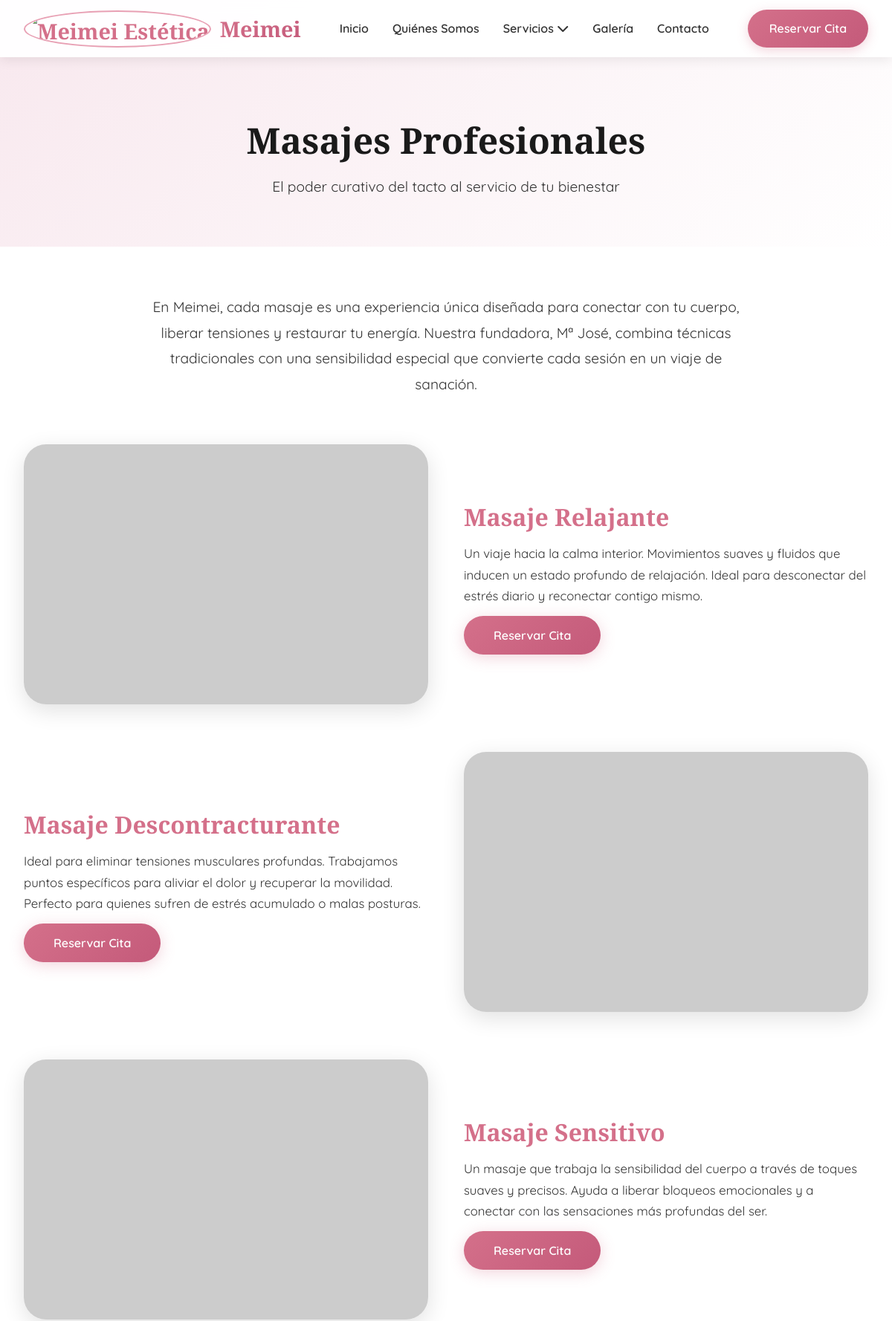
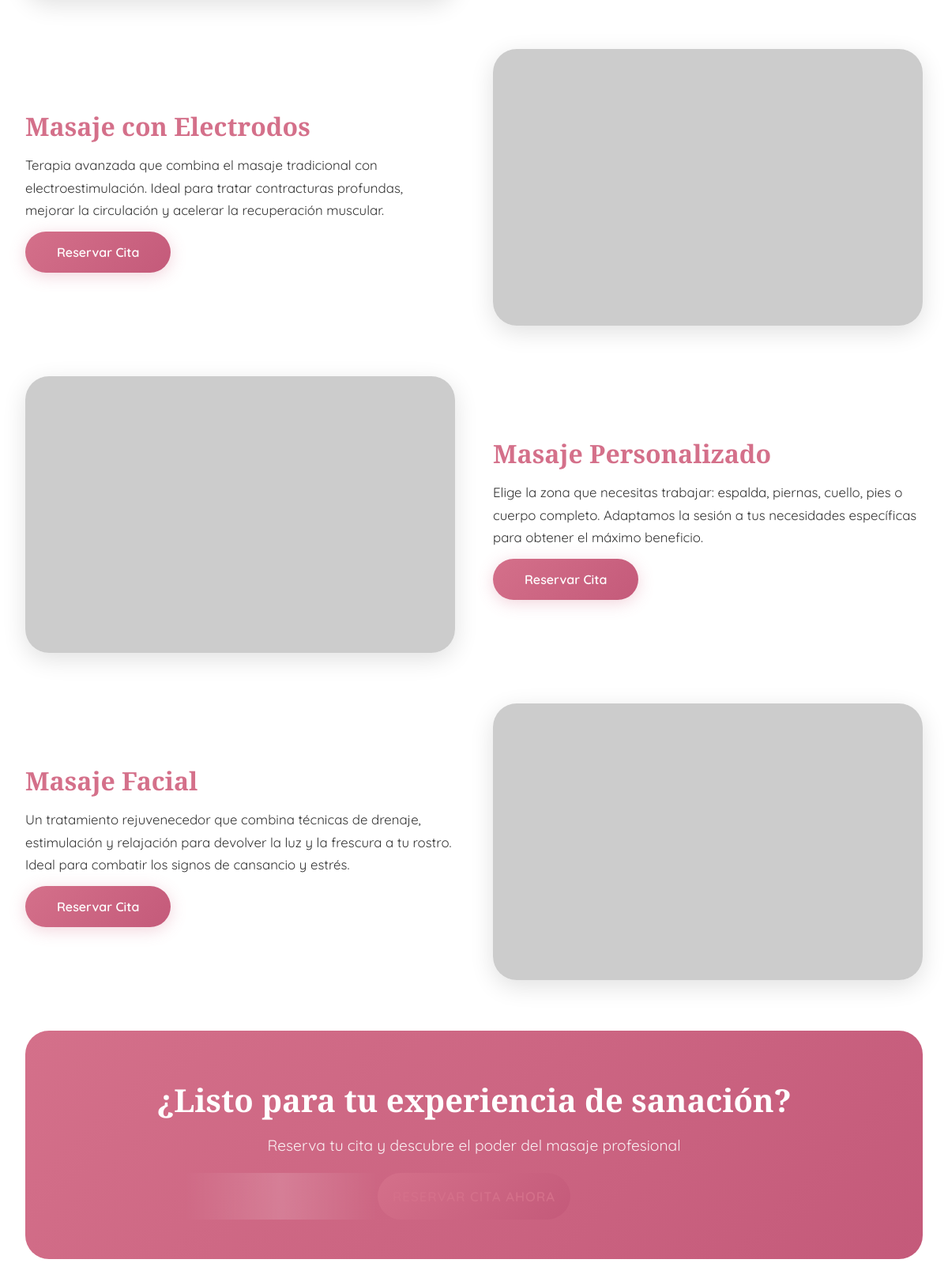
Page /masajes/ (upper part) on the committed database (2 pictures, top to bottom).
### frontend/models.py (models this page shows, shortened)
class Servicio(models.Model):
    CATEGORIAS = [
        ('masaje', 'Masaje'),
        ('peluqueria', 'Peluquería'),
    ]
    nombre = models.CharField('Nombre del servicio', max_length=100)
    descripcion = models.TextField('Descripción')
    imagen = models.ImageField('Imagen', upload_to='servicios/', blank=True, null=True)
    precio = models.DecimalField('Precio', max_digits=6, decimal_places=2, blank=True, null=True)
    categoria = models.CharField('Categoría', max_length=20, choices=CATEGORIAS)
    duracion = models.CharField('Duración', max_length=50, blank=True, help_text='Ej: 60-90 min')
    tecnica = models.CharField('Técnica', max_length=100, blank=True, help_text='Ej: Presión profunda')
    beneficio = models.CharField('Beneficio', max_length=100, blank=True, help_text='Ej: Alivio del dolor muscular')
    orden = models.IntegerField('Orden', default=0, help_text='Menor número = aparece antes')
    activo = models.BooleanField('Activo', default=True)
    fecha_creacion = models.DateTimeField('Fecha de creación', default=timezone.now)
    class Meta:
        verbose_name = 'Servicio'
        verbose_name_plural = 'Servicios'
        ordering = ['orden', 'nombre']

### frontend/views.py (the view)
# urls.py: path('masajes/', views.masajes, name='masajes'),
def masajes(request):
    servicios = Servicio.objects.filter(categoria='masaje', activo=True).order_by('orden')
    context = {
        'servicios': servicios,
    }
    return render(request, 'frontend/masajes.html', context)

### frontend/context_processors.py (called while the page is built)
def settings_context(request):
    return {
        'settings': {
            'RECAPTCHA_SITE_KEY': settings.RECAPTCHA_SITE_KEY,
        }
    }

### frontend/templates/frontend/masajes.html (shortened to what this page needs)
{% extends 'frontend/base.html' %}
{% load static %}
{% block content %}
<section class="page-header">
    <h1>Masajes Profesionales</h1>
    <p>El poder curativo del tacto al servicio de tu bienestar</p>
</section>
<section class="page-content">
    <div class="services-intro">
        <p class="intro-text">
            En Meimei, cada masaje es una experiencia única diseñada para conectar con tu cuerpo,
            liberar tensiones y restaurar tu energía. Nuestra fundadora, Mª José, combina técnicas
            tradicionales con una sensibilidad especial que convierte cada sesión en un viaje de sanación.
        </p>
    </div>
    <div class="services-list">
        {% for servicio in servicios %}
        <div class="service-item {% if forloop.counter|divisibleby:2 %}reverse{% endif %}">
            <div class="service-item-image">
                {% if servicio.imagen %}
                <img src="{{ servicio.imagen.url }}" alt="{{ servicio.nombre }}">
                {% else %}
                <img src="https://placehold.co/800x600/F5D0D8/D4708A?text={{ servicio.nombre|urlencode }}"
                    alt="{{ servicio.nombre }}">
                {% endif %}
            </div>
            <div class="service-item-content">
                <h3>{{ servicio.nombre }}</h3>
                <p class="service-description">{{ servicio.descripcion }}</p>
                <a href="{% url 'frontend:contacto' %}" class="btn-primary">Reservar Cita</a>
            </div>
        </div>
        {% empty %}
        <div style="text-align: center; padding: 3rem;">
            <p>Próximamente más servicios. ¡Estamos actualizando!</p>
        </div>
        {% endfor %}
    </div>
    <div class="cta-banner">
        <h2>¿Listo para tu experiencia de sanación?</h2>
        <p>Reserva tu cita y descubre el poder del masaje profesional</p>
        <a href="{% url 'frontend:contacto' %}" class="btn-primary btn-large">Reservar Cita Ahora</a>
    </div>
</section>
{% endblock %}

### frontend/templates/frontend/base.html (shortened to what this page needs)
{% load static %}
<!DOCTYPE html>
<html lang="es">
<head>
    <link rel="stylesheet" href="https://cdnjs.cloudflare.com/ajax/libs/font-awesome/6.4.0/css/all.min.css">
    <link rel="stylesheet" href="{% static 'css/base.css' %}">
</head>
<body>
    {% include 'frontend/includes/header.html' %}
    <main>
        {% block content %}{% endblock %}
    </main>
</body>
</html>

### frontend/templates/frontend/includes/header.html (shortened to what this page needs)
{% load static %}
<header class="header">
    <nav class="navbar">
        <div class="nav-container">
            <a href="{% url 'frontend:home' %}" class="nav-logo">
                <img src="{% static 'images/logo.png' %}" alt="Meimei Estética" class="logo-img">
                <span class="logo-text">Meimei</span>
            </a>
            <ul class="nav-menu" id="navMenu">
                <li class="nav-item">
                    <a href="{% url 'frontend:home' %}"
                        class="nav-link {% if request.path == '/' %}active{% endif %}">Inicio</a>
                </li>
                <li class="nav-item">
                    <a href="{% url 'frontend:quienes_somos' %}"
                        class="nav-link {% if 'quienes' in request.path %}active{% endif %}">Quiénes Somos</a>
                </li>
                <li class="nav-item dropdown">
                    <a href="#" class="nav-link dropdown-toggle">Servicios <i class="fas fa-chevron-down"></i></a>
                </li>
                <li class="nav-item">
                    <a href="{% url 'frontend:galeria' %}"
                        class="nav-link {% if 'galeria' in request.path %}active{% endif %}">Galería</a>
                </li>
                <li class="nav-item">
                    <a href="{% url 'frontend:contacto' %}"
                        class="nav-link {% if 'contacto' in request.path %}active{% endif %}">Contacto</a>
                </li>
            </ul>
            <a href="{% url 'frontend:contacto' %}" class="btn-cta">Reservar Cita</a>
        </div>
    </nav>
</header>

### frontend/templates/frontend/includes/footer.html (shortened to what this page needs)
{% load static %}

### frontend/static/css/base.css (style rules this page uses)
:root { --blanco: #FFFFFF; --rosa-suave: #F8E8EE; --rosa-tarjeta: #F5D0D8; --rosa-claro: #F0C4CF; --rosa-acento: #E8A0B4; --rosa-intenso: #D4708A; --rosa-oscuro: #C45A7A; --negro: #1A1A1A; --gris-oscuro: #333333; --gris-claro: #F5F5F5; --verde-planta: #5B8C5A; --verde-claro: #8AB88A; --verde-musgo: #4A7A49; --sombra-suave: 0 4px 15px rgba(0, 0, 0, 0.08); --sombra-media: 0 8px 30px rgba(0, 0, 0, 0.12); --sombra-fuerte: 0 15px 50px rgba(0, 0, 0, 0.15); --transicion-rapida: 0.3s ease; --transicion-media: 0.5s ease; --borde-redondo: 15px; --borde-redondo-grande: 30px; --fuente-titulos: 'Playfair Display', serif; --fuente-texto: 'Quicksand', sans-serif; }
* { margin: 0; padding: 0; box-sizing: border-box; }
html { scroll-behavior: smooth; }
body { font-family: var(--fuente-texto); background-color: var(--blanco); color: var(--negro); line-height: 1.8; overflow-x: hidden; }
h1, h2, h3, h4, h5 { font-family: var(--fuente-titulos); font-weight: 700; line-height: 1.2; }
a { text-decoration: none; color: inherit; transition: var(--transicion-rapida); }
img { max-width: 100%; height: auto; display: block; }
ul { list-style: none; }
.header { position: fixed; top: 0; left: 0; width: 100%; z-index: 1000; background: rgba(255, 255, 255, 0.95); backdrop-filter: blur(10px); box-shadow: var(--sombra-suave); transition: var(--transicion-media); }
.navbar { padding: 0.8rem 2rem; max-width: 1400px; margin: 0 auto; }
.nav-container { display: flex; justify-content: space-between; align-items: center; }
.nav-logo { display: flex; align-items: center; gap: 12px; font-family: var(--fuente-titulos); font-size: 1.8rem; font-weight: 700; color: var(--rosa-intenso); }
.logo-img { height: 50px; width: auto; border-radius: 50%; border: 2px solid var(--rosa-acento); }
.logo-text { background: linear-gradient(135deg, var(--rosa-intenso), var(--rosa-oscuro)); -webkit-background-clip: text; -webkit-text-fill-color: transparent; background-clip: text; }
.nav-menu { display: flex; align-items: center; gap: 2rem; }
.nav-item { position: relative; }
.nav-link { font-weight: 600; font-size: 1rem; color: var(--gris-oscuro); padding: 0.5rem 0; position: relative; transition: var(--transicion-rapida); }
.nav-link::after { content: ''; position: absolute; bottom: 0; left: 0; width: 0; height: 2px; background: var(--rosa-intenso); transition: var(--transicion-rapida); }
.btn-cta { background: linear-gradient(135deg, var(--rosa-intenso), var(--rosa-oscuro)); color: var(--blanco); padding: 0.7rem 1.8rem; border-radius: 50px; font-weight: 600; transition: var(--transicion-rapida); box-shadow: 0 4px 15px rgba(212, 112, 138, 0.3); }
.btn-primary { background: linear-gradient(135deg, var(--rosa-intenso), var(--rosa-oscuro)); color: var(--blanco); padding: 1rem 2.5rem; border-radius: 50px; font-weight: 600; transition: var(--transicion-rapida); box-shadow: 0 4px 20px rgba(212, 112, 138, 0.3); }
.page-header { padding: 10rem 2rem 4rem; background: linear-gradient(135deg, var(--rosa-suave), var(--blanco)); text-align: center; }
.page-header h1 { font-size: 3rem; color: var(--negro); }
.page-header p { font-size: 1.2rem; color: var(--gris-oscuro); max-width: 600px; margin: 1rem auto 0; }
.page-content { max-width: 1200px; margin: 0 auto; padding: 4rem 2rem; }
.btn-primary.btn-large { width: 100%; padding: 1.2rem; font-size: 1.05rem; letter-spacing: 1px; text-transform: uppercase; position: relative; overflow: hidden; border-radius: 50px; background: linear-gradient(135deg, var(--rosa-intenso), var(--rosa-oscuro)); margin-top: 0.5rem; transition: all 0.3s cubic-bezier(0.4, 0, 0.2, 1); }
.btn-primary.btn-large::before { content: ''; position: absolute; top: 0; left: -100%; width: 100%; height: 100%; background: linear-gradient(90deg, transparent, rgba(255, 255, 255, 0.15), transparent); transition: 0.6s; }

### rows in the picture
Servicio: nombre "Masaje Relajante", descripcion "Un viaje hacia la calma interior. Movimientos suaves y fluidos que inducen un estado profundo de relajación. Ideal para desconectar del estrés diario y reconectar contigo mismo."
Servicio: nombre "Masaje Descontracturante", descripcion "Ideal para eliminar tensiones musculares profundas. Trabajamos puntos específicos para aliviar el dolor y recuperar la movilidad. Perfecto para quienes sufren de estrés acumulado o malas posturas."
Servicio: nombre "Masaje Sensitivo", descripcion "Un masaje que trabaja la sensibilidad del cuerpo a través de toques suaves y precisos. Ayuda a liberar bloqueos emocionales y a conectar con las sensaciones más profundas del ser."
Servicio: nombre "Masaje con Electrodos", descripcion "Terapia avanzada que combina el masaje tradicional con electroestimulación. Ideal para tratar contracturas profundas, mejorar la circulación y acelerar la recuperación muscular."
Servicio: nombre "Masaje Personalizado", descripcion "Elige la zona que necesitas trabajar: espalda, piernas, cuello, pies o cuerpo completo. Adaptamos la sesión a tus necesidades específicas para obtener el máximo beneficio."
Servicio: nombre "Masaje Facial", descripcion "Un tratamiento rejuvenecedor que combina técnicas de drenaje, estimulación y relajación para devolver la luz y la frescura a tu rostro. Ideal para combatir los signos de cansancio y estrés."
